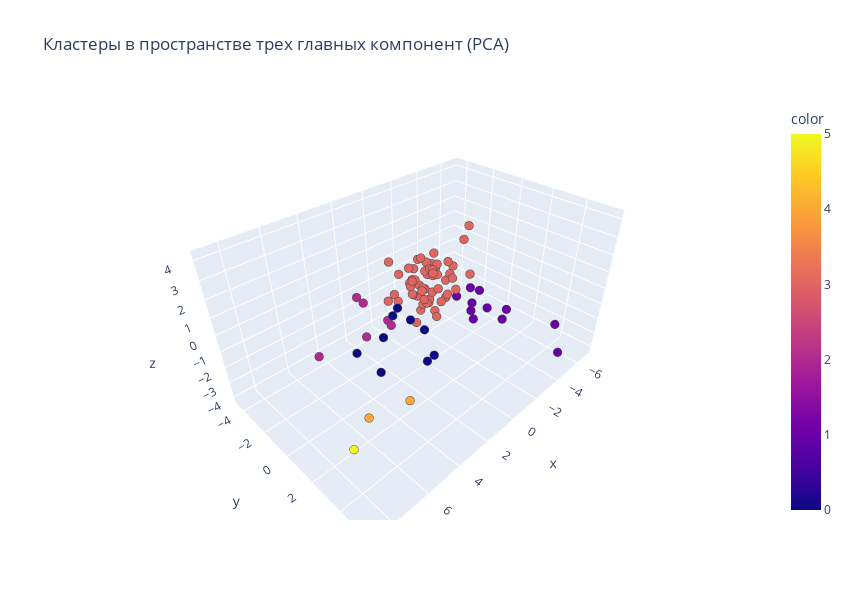

This figure's notebook cell:
### Code cell
fig = px.scatter_3d(
    x=X_pca[:,0], y=X_pca[:,1], z=X_pca[:,2],
    title='Кластеры в пространстве трех главных компонент (PCA)',
    color=pca_labels, width=850, height=600)
fig.update_traces(marker={'size':3}, marker_line_width=0.5)
fig.show()
fig.write_html("figs_3d/kmeans_pca.html")
